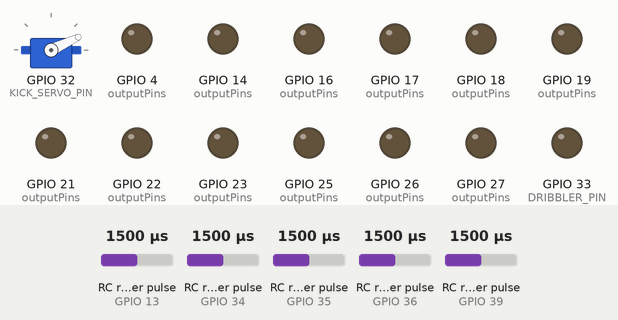
Bench run of a sketch on a simulated ESP32. Parts: servo, output pins drawn as LEDs (lit = HIGH). Wiring (inferred from the names in the program): 5 × RC receiver channel: data GPIO 13 / data GPIO 34 / data GPIO 35 / data GPIO 36 / data GPIO 39. Inputs (shaded band) come from the test bench; at power-on: RC receiver pulse (sensors on GPIO 13, GPIO 34, GPIO 35, GPIO 36, GPIO 39) 1500 µs. What the sketch prints to the serial monitor is not drawn.

Above: at 1.2 s.
1.3 s: RC receiver pulse (sensor on GPIO 13) set to 1592 µs
2.8 s: RC receiver pulse (sensor on GPIO 13) set to 1615 µs
At 3.5 s:
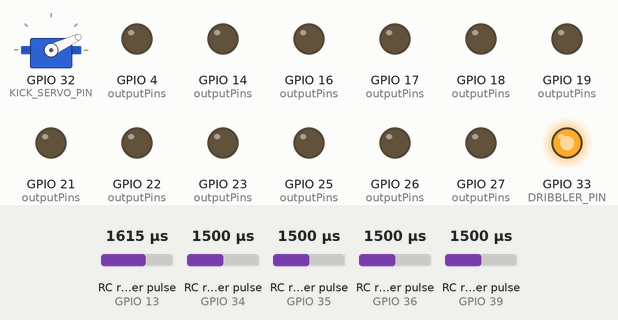
4.3 s: RC receiver pulse (sensor on GPIO 34) set to 1020 µs
At 5.3 s:
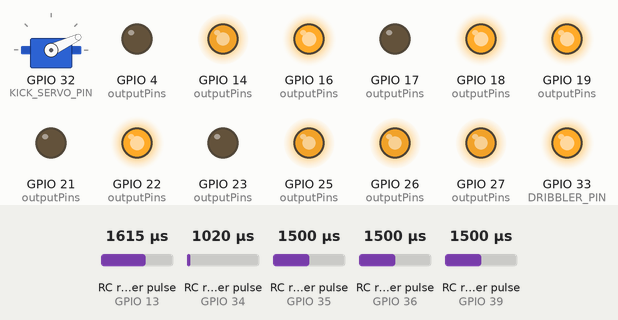
5.8 s: RC receiver pulse (sensor on GPIO 35) set to 1020 µs
At 7.0 s:
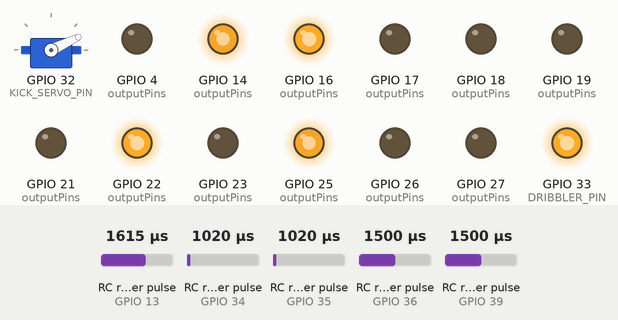
7.3 s: RC receiver pulse (sensor on GPIO 36) set to 1020 µs
At 7.6 s:
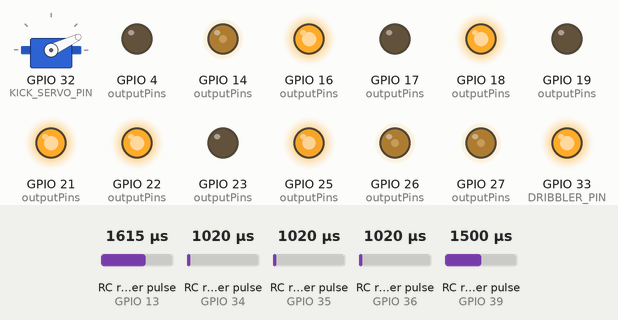
8.8 s: RC receiver pulse (sensor on GPIO 39) set to 1750 µs
At 9.4 s:
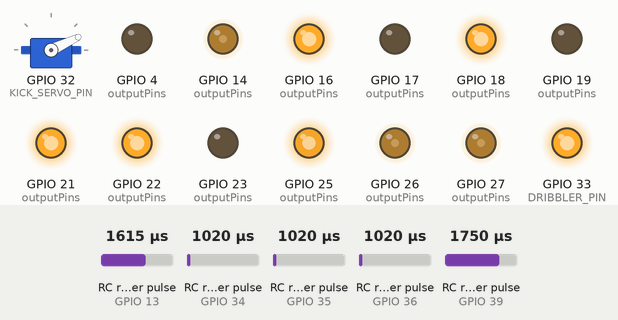
Timing chart, 0 to 11.5 s (numbered marks = the images above; inputs shaded):
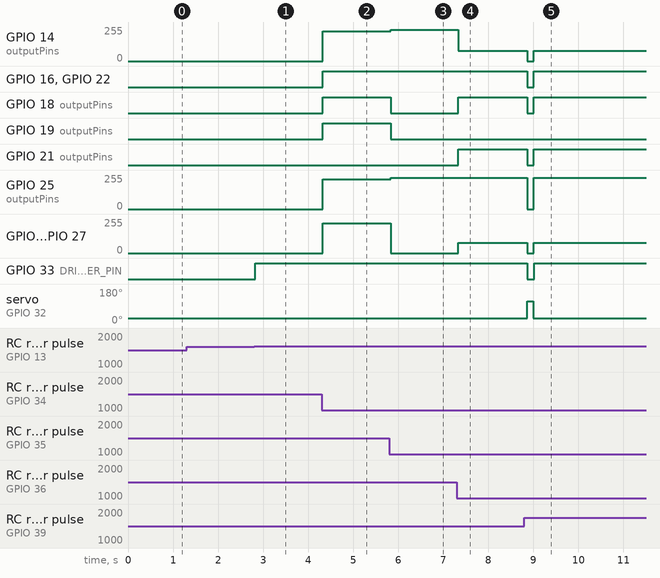

The sketch:

advanced_esp32_rc.ino
```cpp
/*
  OpenSoccerBot ADVANCED — ESP32 + standard RC receiver
  Manual-control version only. No autonomy, no ball tracking.

  Four-wheel mecanum / omni drive + dribbler + servo kicker.

  Default mapping for a typical 6-channel RC transmitter:
    CH1 = strafe left/right (aileron)
    CH2 = forward/reverse (elevator)
    CH4 = rotate left/right (rudder)
    CH5 = kick switch
    CH6 = dribbler switch

  This code reads ordinary servo PWM pulses, so the robot is not tied to
  one transmitter brand. A FlySky FS-i6/i6X + FS-iA6B is one example.

  Required library:
    ESP32Servo
*/

#include <ESP32Servo.h>

// ---------------- RECEIVER INPUTS ----------------
const uint8_t RC_CH1_PIN = 34;  // strafe
const uint8_t RC_CH2_PIN = 35;  // forward/reverse
const uint8_t RC_CH4_PIN = 36;  // rotate
const uint8_t RC_CH5_PIN = 39;  // kick
const uint8_t RC_CH6_PIN = 13;  // dribbler

// ---------------- MOTOR OUTPUTS ----------------
// Driver A: FL + FR
const uint8_t FL_PWM = 25;
const uint8_t FL_IN1 = 4;
const uint8_t FL_IN2 = 16;
const uint8_t FR_PWM = 26;
const uint8_t FR_IN1 = 17;
const uint8_t FR_IN2 = 18;

// Driver B: RL + RR
const uint8_t RL_PWM = 27;
const uint8_t RL_IN1 = 19;
const uint8_t RL_IN2 = 21;
const uint8_t RR_PWM = 14;
const uint8_t RR_IN1 = 22;
const uint8_t RR_IN2 = 23;

// Tie both TB6612 STBY pins to 3.3 V. This keeps the wiring simple.
// Both motor-driver boards must share GND with the ESP32.

const uint8_t KICK_SERVO_PIN = 32;
const uint8_t DRIBBLER_PIN = 33;  // logic-level MOSFET gate/module input

// ---------------- RC TUNING ----------------
const uint16_t RC_MIN_US = 1000;
const uint16_t RC_CENTER_US = 1500;
const uint16_t RC_MAX_US = 2000;
const uint16_t RC_DEADBAND_US = 45;
const uint32_t DRIVE_TIMEOUT_US = 22000;
const uint32_t RC_FAILSAFE_MS = 200;

// Reverse a channel here if your transmitter orientation is opposite.
const bool REVERSE_STRAFE = false;
const bool REVERSE_FORWARD = false;
const bool REVERSE_ROTATE = false;

// Reverse individual motor directions here after the first wheel-off-ground test.
const bool INV_FL = false;
const bool INV_FR = true;
const bool INV_RL = false;
const bool INV_RR = true;

const uint8_t MAX_DRIVE_PWM = 235;
const uint8_t KICK_REST = 25;
const uint8_t KICK_ANGLE = 115;
const uint32_t KICK_COOLDOWN_MS = 1000;
const uint32_t KICK_HOLD_MS = 130;

Servo kicker;
uint32_t lastGoodDriveMs = 0;
uint32_t lastKickMs = 0;
uint32_t kickStartMs = 0;
bool kicking = false;

// ---------------- HELPERS ----------------
uint16_t readPulse(uint8_t pin) {
  return (uint16_t)pulseIn(pin, HIGH, DRIVE_TIMEOUT_US);
}

int rcAxis(uint16_t pulseUs, bool reverseAxis) {
  if (pulseUs == 0) return 0;
  pulseUs = constrain(pulseUs, RC_MIN_US, RC_MAX_US);
  int value = (int)pulseUs - (int)RC_CENTER_US;
  if (abs(value) <= (int)RC_DEADBAND_US) value = 0;

  long out = 0;
  if (value > 0) out = map(value, RC_DEADBAND_US, RC_MAX_US - RC_CENTER_US, 0, 1000);
  else if (value < 0) out = map(value, -(RC_CENTER_US - RC_MIN_US), -RC_DEADBAND_US, -1000, 0);

  out = constrain(out, -1000L, 1000L);
  return reverseAxis ? -(int)out : (int)out;
}

void setMotor(uint8_t pwmPin, uint8_t in1, uint8_t in2, int command, bool invert) {
  if (invert) command = -command;
  command = constrain(command, -255, 255);

  if (command > 0) {
    digitalWrite(in1, HIGH);
    digitalWrite(in2, LOW);
  } else if (command < 0) {
    digitalWrite(in1, LOW);
    digitalWrite(in2, HIGH);
  } else {
    digitalWrite(in1, LOW);
    digitalWrite(in2, LOW);
  }

  analogWrite(pwmPin, abs(command));
}

void stopDrive() {
  setMotor(FL_PWM, FL_IN1, FL_IN2, 0, INV_FL);
  setMotor(FR_PWM, FR_IN1, FR_IN2, 0, INV_FR);
  setMotor(RL_PWM, RL_IN1, RL_IN2, 0, INV_RL);
  setMotor(RR_PWM, RR_IN1, RR_IN2, 0, INV_RR);
}

void driveMecanum(int strafe, int forward, int rotate) {
  float fl = (float)forward + strafe + rotate;
  float fr = (float)forward - strafe - rotate;
  float rl = (float)forward - strafe + rotate;
  float rr = (float)forward + strafe - rotate;

  float peak = max(1000.0f, max(max(abs(fl), abs(fr)), max(abs(rl), abs(rr))));

  int flCmd = (int)(fl * MAX_DRIVE_PWM / peak);
  int frCmd = (int)(fr * MAX_DRIVE_PWM / peak);
  int rlCmd = (int)(rl * MAX_DRIVE_PWM / peak);
  int rrCmd = (int)(rr * MAX_DRIVE_PWM / peak);

  setMotor(FL_PWM, FL_IN1, FL_IN2, flCmd, INV_FL);
  setMotor(FR_PWM, FR_IN1, FR_IN2, frCmd, INV_FR);
  setMotor(RL_PWM, RL_IN1, RL_IN2, rlCmd, INV_RL);
  setMotor(RR_PWM, RR_IN1, RR_IN2, rrCmd, INV_RR);
}

void setDribbler(bool on) {
  digitalWrite(DRIBBLER_PIN, on ? HIGH : LOW);
}

void startKick() {
  uint32_t now = millis();
  if (kicking || (now - lastKickMs < KICK_COOLDOWN_MS)) return;
  stopDrive();
  setDribbler(false);
  kicker.write(KICK_ANGLE);
  kickStartMs = now;
  lastKickMs = now;
  kicking = true;
}

void updateKick() {
  if (kicking && millis() - kickStartMs >= KICK_HOLD_MS) {
    kicker.write(KICK_REST);
    kicking = false;
  }
}

// ---------------- SETUP ----------------
void setup() {
  Serial.begin(115200);

  pinMode(RC_CH1_PIN, INPUT);
  pinMode(RC_CH2_PIN, INPUT);
  pinMode(RC_CH4_PIN, INPUT);
  pinMode(RC_CH5_PIN, INPUT);
  pinMode(RC_CH6_PIN, INPUT);

  const uint8_t outputPins[] = {
    FL_PWM, FL_IN1, FL_IN2, FR_PWM, FR_IN1, FR_IN2,
    RL_PWM, RL_IN1, RL_IN2, RR_PWM, RR_IN1, RR_IN2,
    DRIBBLER_PIN
  };
  for (uint8_t pin : outputPins) pinMode(pin, OUTPUT);

  setDribbler(false);
  stopDrive();

  kicker.setPeriodHertz(50);
  kicker.attach(KICK_SERVO_PIN, 500, 2400);
  kicker.write(KICK_REST);

  Serial.println(F("OpenSoccerBot ADVANCED RC receiver ready."));
}

void loop() {
  updateKick();

  // Always fail safe while a kick is physically moving.
  if (kicking) {
    stopDrive();
    return;
  }

  // Read three drive channels.
  uint16_t p1 = readPulse(RC_CH1_PIN);
  uint16_t p2 = readPulse(RC_CH2_PIN);
  uint16_t p4 = readPulse(RC_CH4_PIN);

  bool driveValid =
    p1 >= 900 && p1 <= 2100 &&
    p2 >= 900 && p2 <= 2100 &&
    p4 >= 900 && p4 <= 2100;

  if (driveValid) {
    int strafe = rcAxis(p1, REVERSE_STRAFE);
    int forward = rcAxis(p2, REVERSE_FORWARD);
    int rotate = rcAxis(p4, REVERSE_ROTATE);
    driveMecanum(strafe, forward, rotate);
    lastGoodDriveMs = millis();
  } else {
    stopDrive();
  }

  // Mechanisms are sampled independently so missing mechanism pulses never
  // make the drivetrain unsafe.
  static uint32_t lastMechanismRead = 0;
  if (millis() - lastMechanismRead >= 35) {
    lastMechanismRead = millis();

    uint16_t p5 = readPulse(RC_CH5_PIN);
    uint16_t p6 = readPulse(RC_CH6_PIN);

    bool kickRequest = (p5 >= 1600 && p5 <= 2100);
    bool dribbleRequest = (p6 >= 1600 && p6 <= 2100);

    static bool previousKick = false;
    if (kickRequest && !previousKick) startKick();
    previousKick = kickRequest;

    // Never run the dribbler while the kicker is moving.
    setDribbler(dribbleRequest && !kicking);
  }

  if (millis() - lastGoodDriveMs > RC_FAILSAFE_MS) {
    stopDrive();
    setDribbler(false);
  }
}
```

Measured:
- the behaviour switches between 1599 and 1600 µs on RC receiver pulse (sensor on GPIO 13) (found by bisection; images 0 and 1)
- after the input at 1.3 s, every drawn part: stays the same
- after the input at 2.8 s, GPIO 33 (DRIBBLER_PIN): LOW → HIGH at once
- after the input at 4.3 s, GPIO 14 (outputPins), GPIO 25 (outputPins), GPIO 26 (outputPins), GPIO 27 (outputPins): 0/255 → 224/255 at once; GPIO 16 (outputPins), GPIO 18 (outputPins), GPIO 19 (outputPins), GPIO 22 (outputPins): LOW → HIGH at once
- after the input at 5.8 s, GPIO 14 (outputPins), GPIO 25 (outputPins): 224/255 → 235/255 at once; GPIO 18 (outputPins), GPIO 19 (outputPins): HIGH → LOW at once; GPIO 26 (outputPins), GPIO 27 (outputPins): 224/255 → 0/255 at once
- after the input at 7.3 s, GPIO 14 (outputPins): 235/255 → 78/255 at once; GPIO 18 (outputPins), GPIO 21 (outputPins): LOW → HIGH at once; GPIO 26 (outputPins), GPIO 27 (outputPins): 0/255 → 78/255 at once
- after the input at 8.8 s, GPIO 14 (outputPins): 78/255 → 0/255 after 0.06 s, → 78/255 0.15 s later; GPIO 16 (outputPins): HIGH → LOW after 0.06 s, → HIGH 0.15 s later
